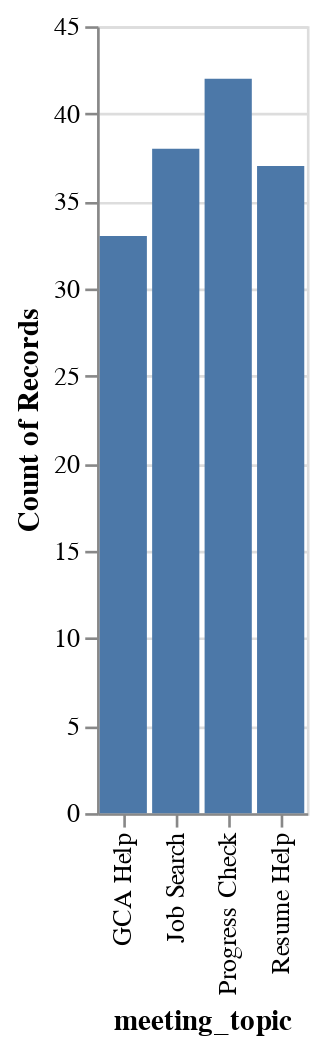

The notebook cell this image was saved under:
### Code cell
alt.Chart(meetings_df).mark_bar().encode(x='meeting_topic', y= 'count(meeting_topic)')

### Figure 1 — Vega-Lite specification as saved in the notebook (floating-point values rounded to 4 significant figures; data arrays with more than 128 entries replaced by an {"elided": "..."} marker saying what was removed)
{"config": {"view": {"continuousWidth": 400, "continuousHeight": 300}}, "data": {"name": "data-c31421f433f8e2b653032bd680101321"}, "mark": "bar", "encoding": {"x": {"field": "meeting_topic", "type": "nominal"}, "y": {"aggregate": "count", "field": "meeting_topic", "type": "nominal"}}, "$schema": "https://vega.github.io/schema/vega-lite/v4.17.0.json", "datasets": {"data-c31421f433f8e2b653032bd680101321": {"elided": "150 records"}}}
